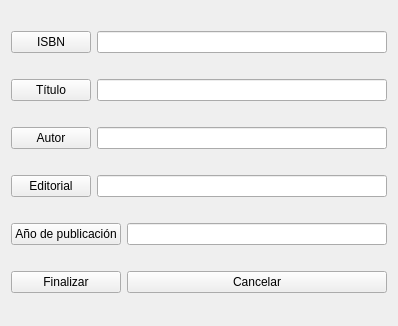
<?xml version="1.0" encoding="UTF-8"?>
<ui version="4.0">
 <class>alta_libro</class>
 <widget class="QWidget" name="alta_libro">
  <property name="geometry">
   <rect>
    <x>0</x>
    <y>0</y>
    <width>398</width>
    <height>326</height>
   </rect>
  </property>
  <property name="windowTitle">
   <string>Form</string>
  </property>
  <layout class="QGridLayout" name="gridLayout">
   <item row="0" column="0">
    <widget class="QPushButton" name="pushButton">
     <property name="text">
      <string>ISBN</string>
     </property>
    </widget>
   </item>
   <item row="0" column="1" colspan="2">
    <widget class="QLineEdit" name="lineEdit"/>
   </item>
   <item row="1" column="0">
    <widget class="QPushButton" name="pushButton_2">
     <property name="text">
      <string>Título</string>
     </property>
    </widget>
   </item>
   <item row="1" column="1" colspan="2">
    <widget class="QLineEdit" name="lineEdit_2"/>
   </item>
   <item row="2" column="0">
    <widget class="QPushButton" name="pushButton_3">
     <property name="text">
      <string>Autor</string>
     </property>
    </widget>
   </item>
   <item row="2" column="1" colspan="2">
    <widget class="QLineEdit" name="lineEdit_3"/>
   </item>
   <item row="3" column="0">
    <widget class="QPushButton" name="pushButton_4">
     <property name="text">
      <string>Editorial</string>
     </property>
    </widget>
   </item>
   <item row="3" column="1" colspan="2">
    <widget class="QLineEdit" name="lineEdit_4"/>
   </item>
   <item row="4" column="0" colspan="2">
    <widget class="QPushButton" name="pushButton_5">
     <property name="text">
      <string>Año de publicación</string>
     </property>
    </widget>
   </item>
   <item row="4" column="2">
    <widget class="QLineEdit" name="lineEdit_5"/>
   </item>
   <item row="5" column="0" colspan="2">
    <widget class="QPushButton" name="pushButton_6">
     <property name="text">
      <string>Finalizar</string>
     </property>
    </widget>
   </item>
   <item row="5" column="2">
    <widget class="QPushButton" name="pushButton_7">
     <property name="text">
      <string>Cancelar</string>
     </property>
    </widget>
   </item>
  </layout>
 </widget>
 <resources/>
 <connections/>
</ui>
